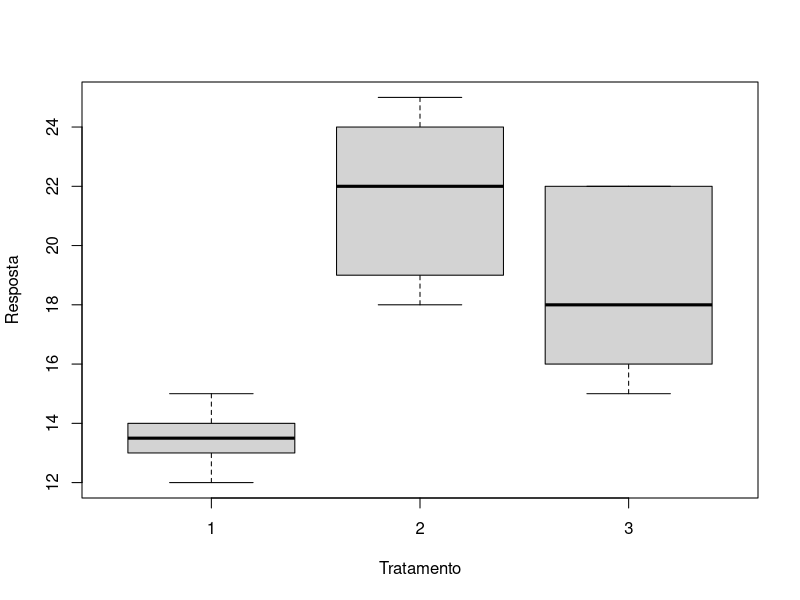
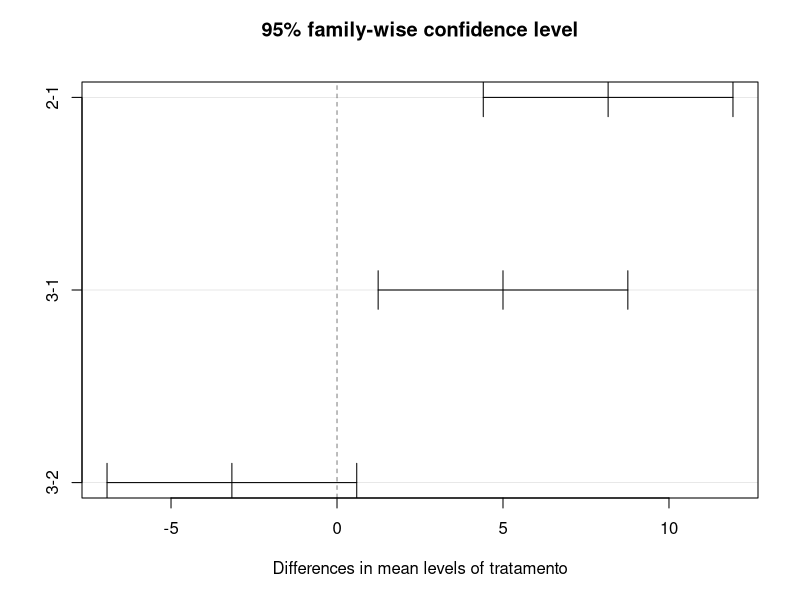
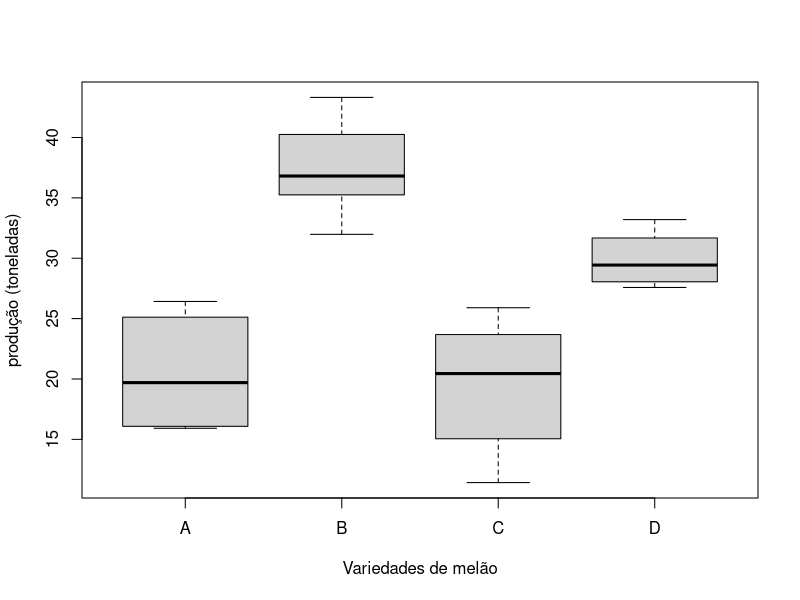
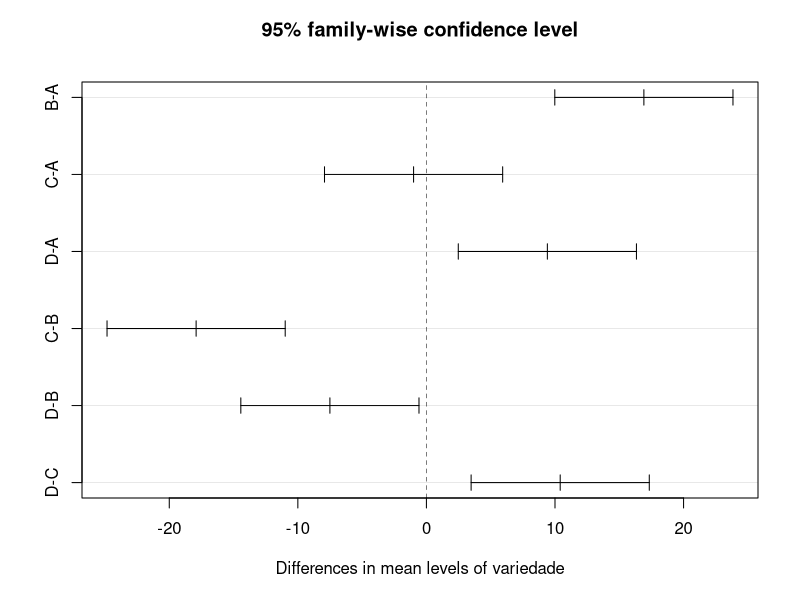

Reproduce these figures in R, in order.


## Aula prática no R - One-way ANOVA e Tukey

# INTRODUÇÃO SOBRE A ANOVA 

# Existem situações nas quais um pesquisador deseja comparar mais do que dois grupos experimentais
# com relação a uma variável quantitativa. Suponha que quatro grupos estão sendo comparados em
# um mesmo experimento. A hipótese nula a ser testada é:

# H0: S²A = S²B = S²C = S²D

# Á primeira vista, pode parecer correto realizar vários testes t entre os grupos, comparando-os
# dois a dois. Neste caso, haveriam seis testes t de comparação entre médias. Tal procedimento, 
# no entanto, é estatisticamente inadequado. O teste t foi delineado para, em um mesmo experimen-
# to, comparar-se uma média A com apenas uma outra, B, com probabilidade α de se conculir, incor-
# retamente, por uma diferença que não existe. Se forem feitas mais de uma comparação envolvendo
# a média A, a probabilidade de um erro deste tipo passa a ser maior do que α. Assim, se H0 é ver-
# dadeira e o nível α de significância é fixado em 0,05, a probabilidade de se concluir por uma
# diferença entre as duas médias mais extremas não é mais 0,05, mas quatro vezes maior. 
# O procedimento correto para se evitar esse aumento no nível global de signíficância do experi-
# mento consiste em utilizar a técnica da Análise de Variância. Este método compara todas as 
# médias em um único teste e visa a identificar a existência de ao menos uma diferença entre 
# os grupos, se alguma existir. Caso o resultado seja estatísticamente significativo, aplica-se
# posteriormente uma das várias técnicas existentes de comparações multiplas entre as médias.
# Estes procedimentos permitem identificar quais grupos diferem entre si, mantendo controlado
# o nível de significância do teste.

# ANÁLISE DA VARIÂNCIA

# A análise da variância (ou ANOVA de 'Analyses of Variance') é uma poderosa técnica estatística
# desenvolvida por R.A Fisher. Ela consiste em um procedimento que decompõe, em vários compone-
# ntes identificáveis, a variação total entre os valores obtidos no experimento. Cada componente
# atribui a variação a uma causa ou fonte de variação diferente; o número de causas de variação 
# ou "fatores" depende do delinemanto da investigação. 

# HIPÓTESES DA ANOVA:

# Pr(>F) < 0,05 = H0: Os grupos apresentam variação/médias de variável X iguais entre sí 
# Pr(>F) > 0,05 = H1: Pelo menos um dos grupos difere quando a variação/médias de variável 

# CONDIÇÕES PARA USO DA ANOVA 

# Para que os resultados da ANOVA sejam válidos, é necessário que as variâncias amostrais 
# sejam semelhantes nas diferentes amostras. Além disso, os resíduos do modelo gerado pela ANOVA
# devem apresentar distribuição normal dos dados. Caso esses pressupostos não sejam aceitos,
# deve-se aplicar o post-teste de kruskall-wallis.

# TESTE ANOVA NO R

# No R são encontrados diversos procedimentos para realizar a ANOVA; entretanto, o usuário deve
# estar atento ao escolher e fazer a análise, pois alguns erros são frequentes, por exemplo, 
# não especificar algum fator ou esquecer sinal no modelo. 
# Hoje faremos uma análise one-way anova pois iremos comparar os grupos em relação a um único 
# fator.

# COMPARAÇÕES MÚLTIPLAS ENTRE MÉDIAS

# Um valor de F significativo na ANOVA não indica quais são os grupos significativamente
# diferentes entre si quando comparados dois a dois; ele apenas mostra que existe ao menos uma
# diferença entre os grupos estudados. A identificação de diferenças particulares entre médias,
# tomando-se duas a duas, deve ser feita usando um dos vários testes de Comparações Múltiplas
# entre Médias existentes hoje na literatura. Esses testes são semelhantes ao t, com a diferença
# de que controlam o nível de significância ao levar em conta o número de compraçãoes feitas 
# no experimento. Além disso, nesta técnica estatística, a variância dentro dos grupos é estima-
# da usando o QM resíduos, que é baseado em todas as amostras, enquanto em um teste t a variân-
# cia dentro dos grupos é estimada com base em duas amostras apenas. 
# Vários procedimentos têm sido propostos para proseguir na análise de dados, controlando a 
# taxa de erro de cada comparação. Na aula de hoje vamos ver o mais utilizado, que é o 
# teste de Tukey. LEMBRANDO que tal procedimento é utilizado quando somente o teste F é estatís-
# ticamente significado. 

# TESTE DE TUKEY

# O procedimento de Tukey é um complemento à ANOVA e visa identificar quais as médias que, toma-
# das duas a duas, diferem significativamente entre sí. O método de Tukey protege os testes de 
# um aumento no nível de significância devido ao grande número de comparações efetuadas. 

## ------------------------------------------------------------------------------------------

# APLICANDO A ANOVA 

# EXEMPLO 1 

# Criando o banco de dados
exercicio = data.frame(
  tratamento = as.factor(rep(1:3,each=6)),
  resposta = c(14,14,13,12,15,13,24,25,19,22,18,22,
               20,22,22,16,15,16))
exercicio

# Separando as variáveis-coluna
attach(exercicio)

# A ANOVA
exercicio1=aov(resposta~tratamento)

summary(exercicio1)
# SOBRE A TAB
# O "residuals" se refere aos resíduos, ou a causa da variação dentro dos tratamentos.
# "Sum Sq" = Soma dos quadrados
# "Mean Sq" = Média dos quadrados (Para achar o F QM entre/QM dentro)

boxplot(resposta~tratamento, ylab = "Resposta",
        xlab="Tratamento")

# validação do modelo

# a - homocedasticidade
bartlett.test(resposta~tratamento) 

# b - normalidade dos resíduos
residuos1=resid(exercicio1)
shapiro.test(residuos1)

# TESTE DE TUKEY
tukey1=TukeyHSD(exercicio1)
tukey1 # resultado do Tukey

plot(tukey1) # resultado gráfico da análise

## 

# EXEMPLO 2

# Banco de dados
melão = data.frame(
  variedade = rep(c("A","B","C","D"),each=6),
  produção = c(25.12,17.25,26.42,16.08,22.15,15.92,40.25,35.25,31.98,36.52,43.32,37.10,
               18.30,22.60,25.90,15.05,11.42,23.68,28.55,28.05,33.20,31.68,30.32,27.58))
melão

# Separando as var-coluna
attach(melão)

# Aplicando a ANOVA
exercicio2=aov(produção~variedade)
summary(exercicio2)

boxplot(produção ~ variedade, ylab = "produção (toneladas)",
        xlab="Variedades de melão")

# validação do modelo

# a - homocedasticidade
bartlett.test(produção ~ variedade) 

# b - normalidade dos resíduos
residuos2=resid(exercicio2)
shapiro.test(residuos2)

# TESTE DE TUKEY
tukey2=TukeyHSD(exercicio2)
tukey2 # resultado do Tukey

plot(tukey2) # resultado gráfico da análise

### --------------------------------------------------------------------------------------

# Exercicio em sala

# Banco de dados
predador = data.frame(lago = rep(c("A","B","C","D"),each=5), densidade = c(15,19,23,25,28,30,27,25,24,23,30,33,34,38,38,67,72,75,76,80))
attach(predador)
predador

# Fazer a anova

# Testar os dois pressupostos

# Interpretar os resultados 

# Caso necessário, realizar o post-test
# (fazer o boxplot para auxíliar na interpretação e resultado do Tukey)
